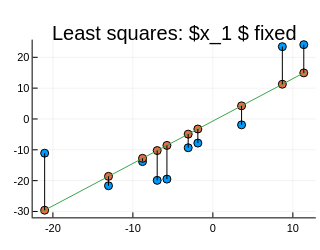

This figure's notebook cell:
### Markdown cell above
The least squares problem determines a linear relationship between the features,<br>
$\qquad$ e.g., a model $x_2 = \alpha + \beta x_1$<br>
$\qquad$ under the assumption that $x_1$ is fixed, while $x_2$ is considered in error:

we wish to change $x_2$ as little as possible such that the corrected values<br>
$\qquad$ fall on the conjectured line.

Formulating the problem leads to the **least squares solution** of<br>
$\qquad\left( \mathbf{1} \; x_1 \right) x = b$,<br>
$\qquad$ where $x = \begin{pmatrix}\alpha \\ \beta \end{pmatrix}$, and $\mathbf{1}$ is the vector with all entries equal to 1.

### Code cell
# Least squares solution for the model x_2 = \alpha + \beta x_1

D            = [ ones(10) x_1 ]
coeffs       = pinv(D) * x_2            # solve the least squares pb using the pseudo-inverse
x_2_estimate = D * coeffs
f(x)         = coeffs[1] + coeffs[2]*x  # equation of the estimated model line

scatter( (data[:,1],data[:,2]), label=:none, size=(300,250), title="Least squares: "*L"x_1 "*" fixed" )
scatter!( (data[:,1], x_2_estimate ), label = :none)
min_x_1 = min(x_1...)-0.5; max_x_1 = max(x_1...)+0.5
plot!( ([min_x_1, max_x_1], [f(min_x_1), f(max_x_1)]), label=:none)
for i in 1:10
    plot!( ([x_1[i], x_1[i]], [x_2[i], x_2_estimate[i]]), label=:none, color="black")
end
plot!()

### Figure 1 — Plotly figure (JSON) as saved in the notebook; plotly's stock layout.template omitted (floating-point values rounded to 4 significant figures)
{"data": [{"colorbar": {"len": 0.8463, "title": "", "x": 0.9869, "y": 0.4833}, "legendgroup": "", "marker": {"color": "rgba(0, 154, 250, 1.000)", "line": {"color": "rgba(0, 0, 0, 1.000)", "width": 1}, "size": 8, "symbol": "circle"}, "mode": "markers", "name": "", "showlegend": false, "type": "scatter", "x": [-6.961, 8.688, -3.088, -5.745, 3.588, -13.05, -1.877, -21.03, 11.37, -8.793], "xaxis": "x", "y": [-19.91, 23.45, -9.334, -19.5, -1.909, -21.65, -7.819, -11.09, 24.1, -13.82], "yaxis": "y"}, {"colorbar": {"len": 0.8463, "title": "", "x": 0.9869, "y": 0.4833}, "legendgroup": "", "marker": {"color": "rgba(227, 111, 71, 1.000)", "line": {"color": "rgba(0, 0, 0, 1.000)", "width": 1}, "size": 8, "symbol": "circle"}, "mode": "markers", "name": "", "showlegend": false, "type": "scatter", "x": [-6.961, 8.688, -3.088, -5.745, 3.588, -13.05, -1.877, -21.03, 11.37, -8.793], "xaxis": "x", "y": [-10.25, 11.27, -4.921, -8.573, 4.256, -18.61, -3.257, -29.59, 14.95, -12.76], "yaxis": "y"}, {"colorbar": {"len": 0.8463, "title": "", "x": 0.9869, "y": 0.4833}, "legendgroup": "", "line": {"color": "rgba(62, 164, 78, 1.000)", "dash": "solid", "shape": "linear", "width": 1}, "mode": "lines", "name": "", "showlegend": false, "type": "scatter", "x": [-21.53, 11.87], "xaxis": "x", "y": [-30.27, 15.64], "yaxis": "y"}, {"colorbar": {"len": 0.8463, "title": "", "x": 0.9869, "y": 0.4833}, "legendgroup": "", "line": {"color": "rgba(0, 0, 0, 1.000)", "dash": "solid", "shape": "linear", "width": 1}, "mode": "lines", "name": "", "showlegend": false, "type": "scatter", "x": [-6.961, -6.961], "xaxis": "x", "y": [-19.91, -10.25], "yaxis": "y"}, {"colorbar": {"len": 0.8463, "title": "", "x": 0.9869, "y": 0.4833}, "legendgroup": "", "line": {"color": "rgba(0, 0, 0, 1.000)", "dash": "solid", "shape": "linear", "width": 1}, "mode": "lines", "name": "", "showlegend": false, "type": "scatter", "x": [8.688, 8.688], "xaxis": "x", "y": [23.45, 11.27], "yaxis": "y"}, {"colorbar": {"len": 0.8463, "title": "", "x": 0.9869, "y": 0.4833}, "legendgroup": "", "line": {"color": "rgba(0, 0, 0, 1.000)", "dash": "solid", "shape": "linear", "width": 1}, "mode": "lines", "name": "", "showlegend": false, "type": "scatter", "x": [-3.088, -3.088], "xaxis": "x", "y": [-9.334, -4.921], "yaxis": "y"}, {"colorbar": {"len": 0.8463, "title": "", "x": 0.9869, "y": 0.4833}, "legendgroup": "", "line": {"color": "rgba(0, 0, 0, 1.000)", "dash": "solid", "shape": "linear", "width": 1}, "mode": "lines", "name": "", "showlegend": false, "type": "scatter", "x": [-5.745, -5.745], "xaxis": "x", "y": [-19.5, -8.573], "yaxis": "y"}, {"colorbar": {"len": 0.8463, "title": "", "x": 0.9869, "y": 0.4833}, "legendgroup": "", "line": {"color": "rgba(0, 0, 0, 1.000)", "dash": "solid", "shape": "linear", "width": 1}, "mode": "lines", "name": "", "showlegend": false, "type": "scatter", "x": [3.588, 3.588], "xaxis": "x", "y": [-1.909, 4.256], "yaxis": "y"}, {"colorbar": {"len": 0.8463, "title": "", "x": 0.9869, "y": 0.4833}, "legendgroup": "", "line": {"color": "rgba(0, 0, 0, 1.000)", "dash": "solid", "shape": "linear", "width": 1}, "mode": "lines", "name": "", "showlegend": false, "type": "scatter", "x": [-13.05, -13.05], "xaxis": "x", "y": [-21.65, -18.61], "yaxis": "y"}, {"colorbar": {"len": 0.8463, "title": "", "x": 0.9869, "y": 0.4833}, "legendgroup": "", "line": {"color": "rgba(0, 0, 0, 1.000)", "dash": "solid", "shape": "linear", "width": 1}, "mode": "lines", "name": "", "showlegend": false, "type": "scatter", "x": [-1.877, -1.877], "xaxis": "x", "y": [-7.819, -3.257], "yaxis": "y"}, {"colorbar": {"len": 0.8463, "title": "", "x": 0.9869, "y": 0.4833}, "legendgroup": "", "line": {"color": "rgba(0, 0, 0, 1.000)", "dash": "solid", "shape": "linear", "width": 1}, "mode": "lines", "name": "", "showlegend": false, "type": "scatter", "x": [-21.03, -21.03], "xaxis": "x", "y": [-11.09, -29.59], "yaxis": "y"}, {"colorbar": {"len": 0.8463, "title": "", "x": 0.9869, "y": 0.4833}, "legendgroup": "", "line": {"color": "rgba(0, 0, 0, 1.000)", "dash": "solid", "shape": "linear", "width": 1}, "mode": "lines", "name": "", "showlegend": false, "type": "scatter", "x": [11.37, 11.37], "xaxis": "x", "y": [24.1, 14.95], "yaxis": "y"}, {"colorbar": {"len": 0.8463, "title": "", "x": 0.9869, "y": 0.4833}, "legendgroup": "", "line": {"color": "rgba(0, 0, 0, 1.000)", "dash": "solid", "shape": "linear", "width": 1}, "mode": "lines", "name": "", "showlegend": false, "type": "scatter", "x": [-8.793, -8.793], "xaxis": "x", "y": [-13.82, -12.76], "yaxis": "y"}], "layout": {"annotations": [{"font": {"color": "rgba(0, 0, 0, 1.000)", "family": "sans-serif", "size": 20}, "rotation": 0, "showarrow": false, "text": "Least squares: $x_1 $ fixed", "x": 0.5444, "xanchor": "center", "xref": "paper", "y": 1, "yanchor": "top", "yref": "paper"}], "height": 250, "legend": {"bgcolor": "rgba(255, 255, 255, 1.000)", "bordercolor": "rgba(0, 0, 0, 1.000)", "borderwidth": 1, "font": {"color": "rgba(0, 0, 0, 1.000)", "family": "sans-serif", "size": 11}, "title": {"font": {"color": "rgba(0, 0, 0, 1.000)", "family": "sans-serif", "size": 15}, "text": ""}, "tracegroupgap": 0, "traceorder": "normal", "x": 1, "xanchor": "auto", "y": 1, "yanchor": "auto"}, "margin": {"b": 20, "l": 0, "r": 0, "t": 20}, "paper_bgcolor": "rgba(255, 255, 255, 1.000)", "plot_bgcolor": "rgba(255, 255, 255, 1.000)", "showlegend": true, "width": 300, "xaxis": {"anchor": "y", "domain": [0.102, 0.9869], "gridcolor": "rgba(0, 0, 0, 0.100)", "gridwidth": 0.5, "linecolor": "rgba(0, 0, 0, 1.000)", "mirror": false, "range": [-22.53, 12.87], "showgrid": true, "showline": true, "showticklabels": true, "tickangle": 0, "tickcolor": "rgb(0, 0, 0)", "tickfont": {"color": "rgba(0, 0, 0, 1.000)", "family": "sans-serif", "size": 11}, "tickmode": "array", "ticks": "inside", "ticktext": ["-20", "-10", "0", "10"], "tickvals": [-20, -10, 0, 10], "title": "", "titlefont": {"color": "rgba(0, 0, 0, 1.000)", "family": "sans-serif", "size": 15}, "type": "-", "visible": true, "zeroline": false, "zerolinecolor": "rgba(0, 0, 0, 1.000)"}, "yaxis": {"anchor": "x", "domain": [0.06019, 0.9065], "gridcolor": "rgba(0, 0, 0, 0.100)", "gridwidth": 0.5, "linecolor": "rgba(0, 0, 0, 1.000)", "mirror": false, "range": [-31.91, 25.73], "showgrid": true, "showline": true, "showticklabels": true, "tickangle": 0, "tickcolor": "rgb(0, 0, 0)", "tickfont": {"color": "rgba(0, 0, 0, 1.000)", "family": "sans-serif", "size": 11}, "tickmode": "array", "ticks": "inside", "ticktext": ["-30", "-20", "-10", "0", "10", "20"], "tickvals": [-30, -20, -10, 0, 10, 20], "title": "", "titlefont": {"color": "rgba(0, 0, 0, 1.000)", "family": "sans-serif", "size": 15}, "type": "-", "visible": true, "zeroline": false, "zerolinecolor": "rgba(0, 0, 0, 1.000)"}}}
